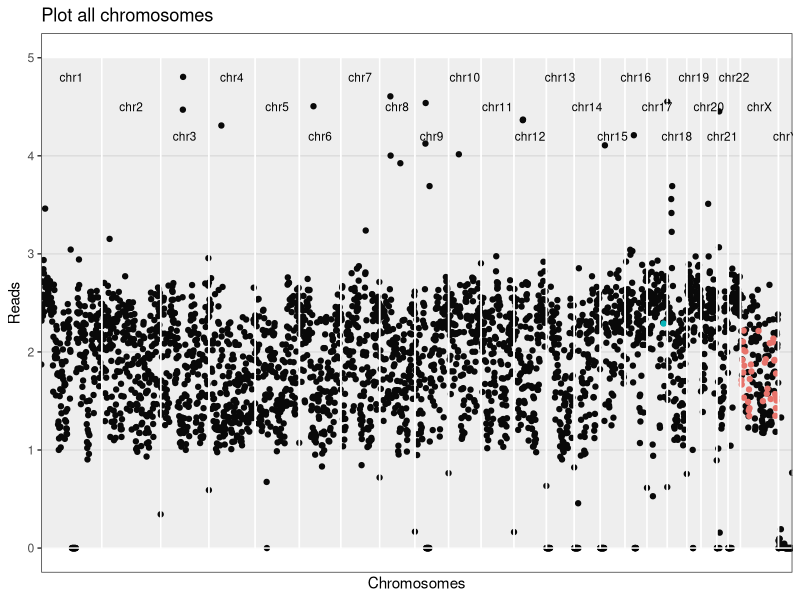
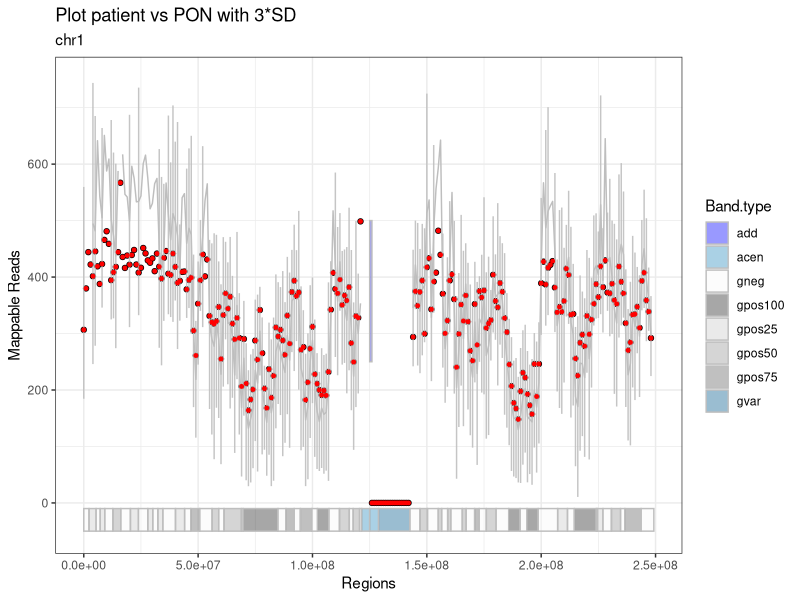
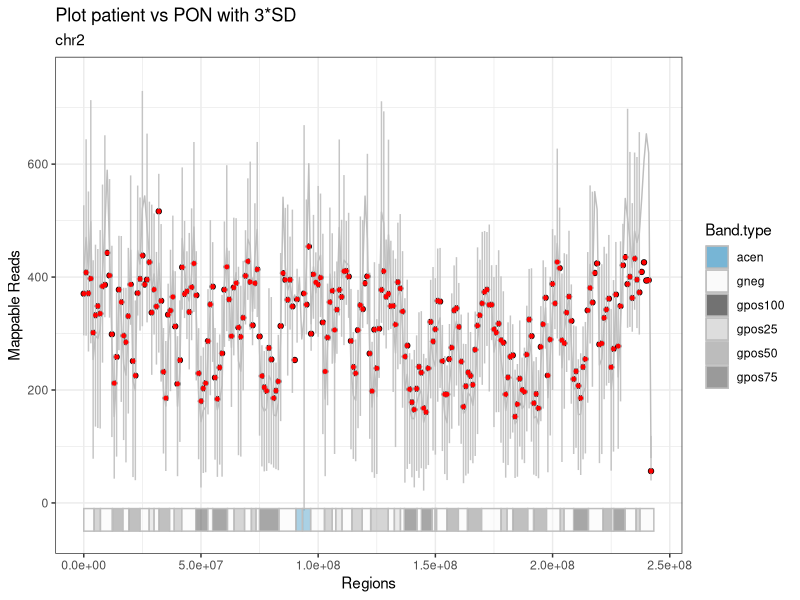
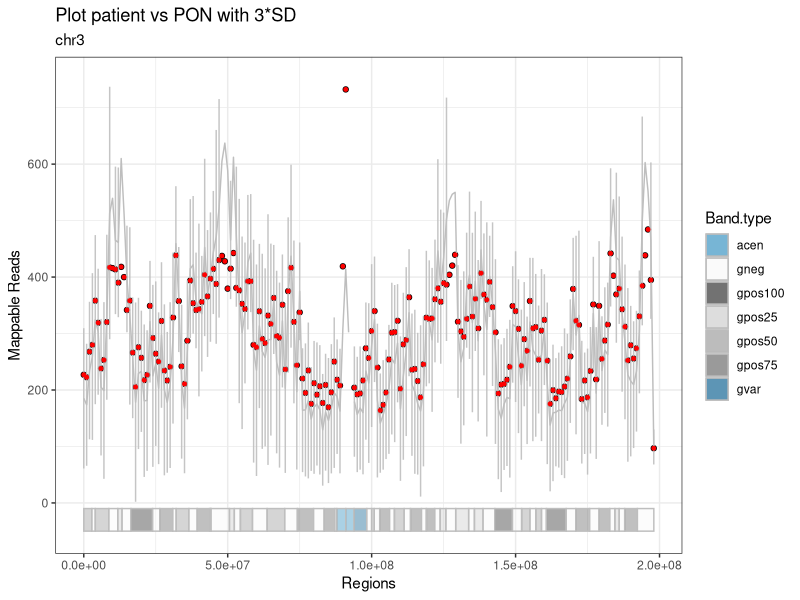
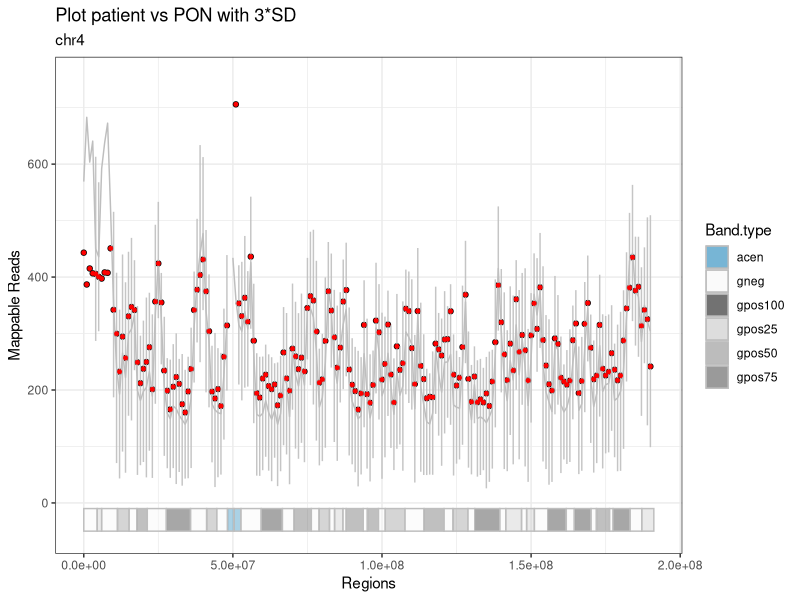
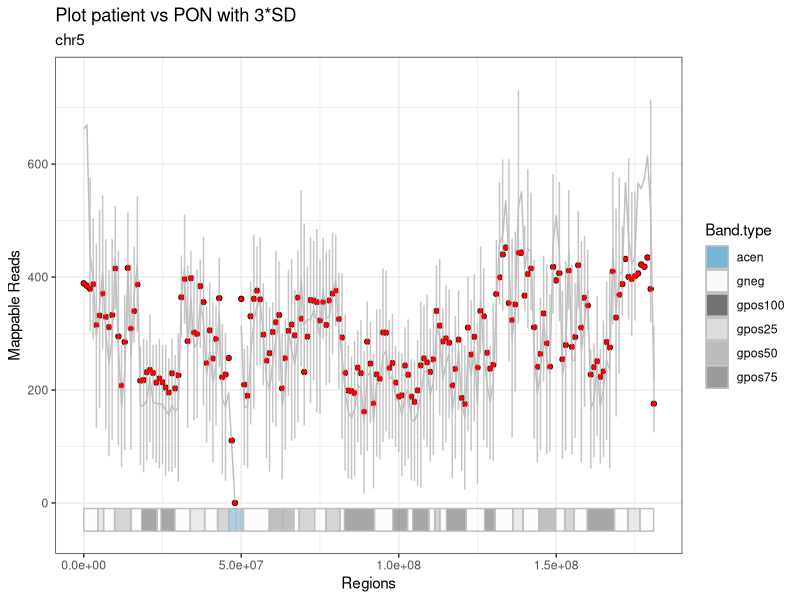
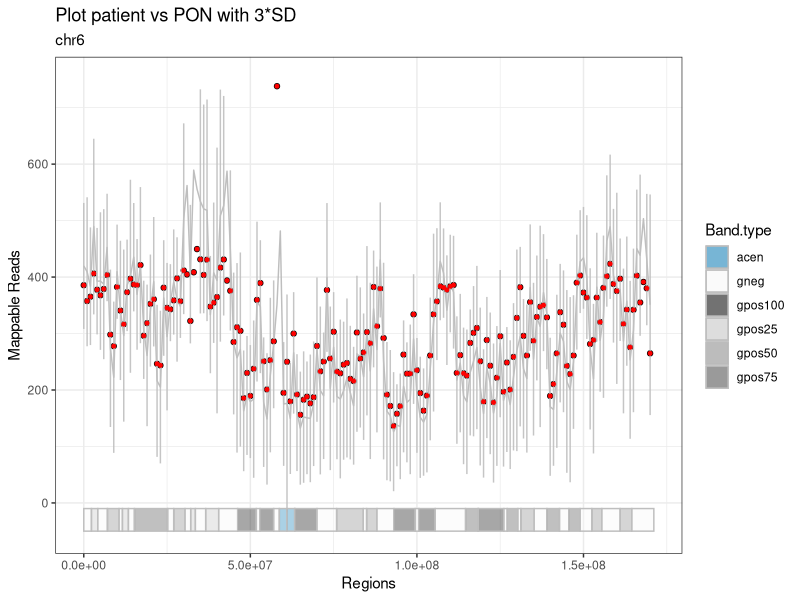
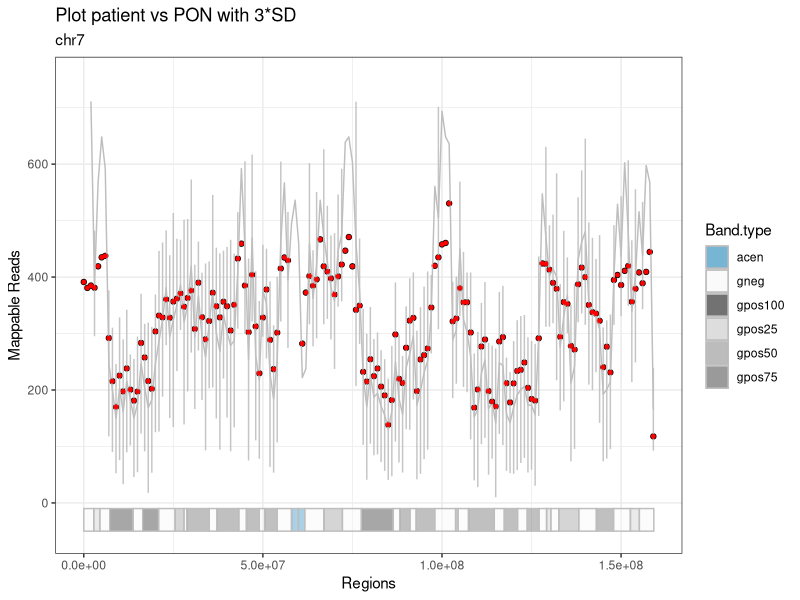

Reproduce these figures in R, in order.
## ---- chunk 1
knitr::opts_knit$set(root.dir = "/media/vera/big_data/coriandR/output/15983MLL/")
knitr::opts_chunk$set(warning = FALSE, message = FALSE) 
## ---- chunk 2
patient.data = read.table("patient.data.tsv", stringsAsFactors = F)
patient_name = patient.data[1, 2]
gender = as.character(patient.data[2, 2])
paste0("Patient ", patient_name)
## ---- chunk 3

# librarys
library(ggplot2)
library(knitr)


###################################################################################################
# VORBEREITEN
###################################################################################################

# SCHRITT 1
# Daten einlesen: Patient, PON, Giemsa-Bands, alle Gene und eine Auswahl der relevanten.

patient = read.table("patient.fc.tsv", header=TRUE, row.names = 1, stringsAsFactors = F) 
bin_data = read.table("pon.tsv", header=TRUE, row.names = 1, stringsAsFactors = F)
bin_data$Start = as.integer(bin_data$Start)
bin_data$End = as.integer(bin_data$End)
# pon wurde bereits erzuegt, normalisiert und mit den statistischenwerten versehen!

cytobands = read.table("../../tables/cytobands.tsv", header=TRUE, row.names = 1, stringsAsFactors = F)
# die farben sind bereits enthalten!
cancer_genes = read.table("../../tables/cancer.driver.genes_unique.and.goi.aml.csv", header=TRUE, sep = "\t",
                          stringsAsFactors = F)
all_genes = read.table("../../tables/all_genes.tsv", header=TRUE, row.names = 1, stringsAsFactors = F)
all_genes$start = as.integer(all_genes$start)
all_genes$end = as.integer(all_genes$end)

## ---- chunk 4
stats = read.table("mapping.stats.tsv", stringsAsFactors = F)
stats[nrow(stats) +1, ] = list(as.character("unique_mapped_reads"), sum(patient[ , 6]))
stats[nrow(stats) +1, ] = list(as.character("patient ID"), patient_name)
stats[nrow(stats) +1, ] = list(as.character("gender"), gender)

library(knitr)
kable(stats, digits = 0, col.names = NULL, align = "l")
## ---- chunk 5

# SCHRITT 2
# PON an das Geschlecht des Patienten anpassen
pon.gender.adjust = function(pon, gender) {
  if (gender == "M") {
    chrn = "chrX"
    pon.copy = pon[pon$Chr == "chrX_M", ]
    pon.copy$Chr = chrn
    pon = rbind(pon, pon.copy)
    
    chrn = "chrY"
    pon.copy = pon[pon$Chr == "chrY_M", ]
    pon.copy$Chr = chrn
    pon = rbind(pon, pon.copy)
    
    pon = pon[!(pon$Chr == "chrX_F" | pon$Chr == "chrY_F" | pon$Chr == "chrX_M" | pon$Chr == "chrY_M"), ]
  }
  
  else {
    chrn = "chrX"
    pon.copy = pon[pon$Chr == "chrX_F", ]
    pon.copy$Chr = chrn
    pon = rbind(pon, pon.copy)
    
    chrn = "chrY"
    pon.copy = pon[pon$Chr == "chrY_F", ]
    pon.copy$Chr = chrn
    pon = rbind(pon, pon.copy)
    
    pon = pon[!(pon$Chr == "chrX_F" | pon$Chr == "chrY_F" | pon$Chr == "chrX_M" | pon$Chr == "chrY_M"), ]
  }
}


# SCHRITT 3
# Die Patientendaten normalisieren
patient_normalization = function(patient, column_number) {
  # TODO: auf Median normalisieren
  # patient = tabelle der patienten
  # column_number = nummer der spalte mit deb patienten-bins
  # (bei einem patienten -> 6) 
  patient_norm <- patient[ , 1:5]
  patient_norm$pat_bins <- patient[ , column_number] / sum(patient[ , column_number]) * (patient[1, 3] - patient[1, 2] + 1)
  # eine neue tabelle mit den allgemeinen daten und den normalisierten patienten-bins
  # normalisierung basiert auf der automatischen erkennung der bin-laenge (differenz end und start der 1. bin)
  # ist also dynamisch
  return(patient_norm)
}

# SCHRITT 4
# Den Patienten als eine neue Spalte zu der PON-Tabelle hinzufügen
unite.data = function(pon, patient) {
  pon$patient = patient$pat_bins
  return(pon)
}

###################################################################################################
# RECHNEN
###################################################################################################

# SCHRITT 5
#Del/amp Bins detektieren
aberration.bins.identifier = function(bin_data, sd_factor) {
  bin_data$aberration = with(bin_data, factor(ifelse(patient < mean - sd_factor * sd, 'del', ifelse(patient > mean + sd_factor * sd, 'add', 'normal')), levels = c('normal', 'add', 'del')))
  return(bin_data)
}


# SCHRITT 6
# Abweichende Bins werden zu ganzen Regionen mit einer gemeinsamen Richtung
# (amplifiziert oder deletiert) zusammengefasst
# und in eine Tabelle hereingeschrieben
region_bring_together = function(bin_data, sd_factor) {
  # die funktion schaut alle chromosome (inkl. geschlechterchr) nach den over/under regionen durch
  # und gibt diese mit den start-/endpunkten in einer tabelle wieder
  regions = data.frame(Chr=character(), Start=integer(), End=integer(), Start.i=integer(), 
                        End.i=integer(), Direction=integer(), stringsAsFactors = F)
  last_chr = 'NULL'
  last_direction = 0 # 0 for normal, -1 for del, +1 for amp
  region_start = 0
  for (i in 1:nrow(bin_data)) {
    if(bin_data$Chr[i] != last_chr) {
      if(last_chr != 'NULL' & last_direction != 0) {
        regions[nrow(regions) + 1, ] = list(as.character(last_chr), bin_data$Start[region_start], 
                                            bin_data$End[i-1], region_start, i, last_direction)
        #eine region wird zugemacht, falls am ende eines chromosoms eine region noch offen war
      }
      last_direction = 0
      region_start = 0
      last_chr = bin_data$Chr[i]
    }

    direction = 0
    if(!is.na(bin_data$patient[i]) & (bin_data$patient[i] < bin_data$mean[i] - sd_factor * bin_data$sd[i])) {
      direction = -1
    } else if(!is.na(bin_data$patient[i]) & (bin_data$patient[i] > 
                                             bin_data$mean[i] + sd_factor * bin_data$sd[i])) {
      direction = +1
    }
    if (direction == last_direction) {
      next()
    }
    if (direction > last_direction) {
      if (last_direction == 0) {
        region_start = i
        # neue del oder amp region wird aufgemacht
      }
      else if (last_direction == -1) {
        regions[nrow(regions) + 1, ] = list(as.character(bin_data$Chr[i]), bin_data$Start[region_start], 
                                            bin_data$End[i-1], region_start, i-1, last_direction)
        # alte del region wird zugemacht
        if (direction == 1) {
          region_start = i
          # neue amp region wird aufgemacht
        }
      }
    } 
    else if (direction < last_direction) {
      if (last_direction == 0) {
        region_start = i
        # neue del region wird aufgemacht
      }
      else if (last_direction == 1) {
        regions[nrow(regions) + 1, ] = list(as.character(bin_data$Chr[i]), bin_data$Start[region_start], 
                                            bin_data$End[i-1], region_start, i-1, last_direction)
        # alte amp region wird zugemacht
        if (direction == -1) {
          region_start = i
          # neue del region wird aufgemacht
        }
      }
    }
    last_direction = direction
  }
  if(last_direction != 0) {
    regions[nrow(regions) + 1, ] = list(as.character(bin_data$Chr[i]), bin_data$Start[region_start], 
                                        bin_data$End[i-1], region_start, i, last_direction)
    #eine region wird zugemacht, falls bei dem allerletzten chromosom eine region noch offen war
  }
  return(regions)
}

###################################################################################################
# REPORTEN
###################################################################################################

# SCHRITT 7
# Die Regionen werden zu größeren Regionen zusammengefasst, deren Werte gegen die
# Werte des PONs an der gleichen Stelle geprüft werden
# Momentan noch 3*SD-Statistik.
region_merge = function(bin_data, regions, sd_factor) {
  regions_merged = data.frame(Chr=character(), Start=integer(), End=integer(), Start.i=integer(), 
                               End.i=integer(), Direction=factor(levels=c('add', 'del')),
                               stringsAsFactors = F)
  
  if(nrow(regions) < 1) return(regions_merged)
  
  regions_merged[1,] = list(as.character(regions$Chr[1]), 
                            regions$Start[1], 
                            regions$End[1],
                            regions$Start.i[1],
                            regions$End.i[1],
                            ifelse(regions$Direction[1]==1, 'add', 'del'))
  m = 1 #der zaehler in der tabelle "regions_merged"
  mean_region = 0
  mean_pon = 0
  sd_pon = 0
  
  for (r in 2:nrow(regions)) {
    if (regions_merged$Chr[m] != regions$Chr[r] | regions_merged$Direction[m] != regions$Direction[r]) {
      # mergen nur, wenn auf dem selben chr.
      regions_merged[nrow(regions_merged) + 1, ] = list(Chr=as.character(regions$Chr[r]), 
                                                        Start=regions$Start[r], 
                                                        End=regions$End[r],
                                                        Start.i=regions$Start.i[r],
                                                        End.i=regions$End.i[r],
                                                        Direction=ifelse(regions$Direction[r]==1, 'add', 'del'))
      # die region auf einem neuen chr oder mit einer anderen richtung zu der neuen tabelle hinzufuegen
      m = nrow(regions_merged)
      # das ist die region, von der aus betrachtet wird
      next
    }
    bin_start = regions_merged$Start.i[m]
    bin_end = regions$End.i[r]
    
    mean_region = mean(c(bin_data$patient[bin_start]:bin_data$patient[bin_end]), na.rm = TRUE)
    mean_pon = mean(c(bin_data$mean[bin_start:bin_end]), na.rm = TRUE)
    #die mittelwerte der betroffenen bins inkl. "normale" chr.abschnitte bei dem patienten und pon
    sd_pon <- mean(bin_data$sd[bin_start:bin_end])
    
    if (mean_region > mean_pon + sd_factor*sd_pon | mean_region < mean_pon - sd_factor*sd_pon) {
      # wenn die mittelwerte der betroffenen bins immer noch signifikant hoch/runter sind -> mergen
      regions_merged[m, ] = list(as.character(regions$Chr[r]), 
                                 regions_merged$Start[m], 
                                 regions$End[r],
                                 bin_start,
                                 bin_end,
                                 ifelse(regions$Direction[r]==1, 'add', 'del'))
    } 
    else {
      regions_merged[nrow(regions_merged) + 1, ] = list(Chr=as.character(regions$Chr[r]), 
                                                        Start=regions$Start[r], 
                                                        End=regions$End[r],
                                                        Start.i=regions$Start.i[r],
                                                        End.i=regions$End.i[r],
                                                        Direction=ifelse(regions$Direction[r]==1, 'add', 'del'))
    }
    m <- nrow(regions_merged)
  }
  return(regions_merged)
}


# SCHRITT 8
# Hier werden abweichende Banden aus den Bins detektiert
# Herausforderungen dabei ist, dass die Bins und die Bands in verschiedenen Schritten laufen,
# so kann eine Bande 100.000 Schritte haben
bins2bands = function(bin_data, cytobands, sd_factor) {
  last_chr = 'NULL'
  direction = 0 # die richtung der abweichenden bande (over, under)
  
  bands = data.frame(Chr=character(), Name=character(), Start=integer(), End=integer(),
                     Sum.pat=integer(),
                     Sum.pon=integer(), Direction=integer(),
                     stringsAsFactors = F)
  
  for (c in 1:nrow(cytobands)) {
    # Selektieren der Zeilen mit benötigten Eigenschften
    # hier gibt es mehrere faelle, da die schritte der bind und banden nicht gleich sind
    # und mehrere bins in einer bande sein koennen
    # bzw. auch  kleine bands in einer bin
    
    # die bedingung, dass die chromosome der banden und das patienten
    # gleich sind, muss immer erfuellt sein
    
    sel = as.character(bin_data$Chr) == as.character(cytobands$Chr[c]) &
      # fall 1: die bin ist kleiner als die band
      ((bin_data$Start >= cytobands$Start[c] & bin_data$End <= cytobands$End[c]) |
         # fall 2: die bin ist zwischen 2 bands, liegt aber eher in der betrachteten bin,
         # weil das ende von der bin naeher zum ende der band liegt, als der
         # anfang zum anfang der naechsten
         # die 2. bedingung wurde eingebaut, um zu verhindern, dass die bins vor der aktuellen
         # band mitselektiert werden
         ((bin_data$Start < cytobands$End[c]) &
            (bin_data$End > cytobands$Start[c]) &
            ((cytobands$End[c] - bin_data$Start) >= (bin_data$End - cytobands$End[c]))) |
         # fall 3: die bin ist zwischen 2 bands, liegt aber eher in der
         # betrachteten bin
         # weil der anfang von der bin naeher zum anfang der band liegt, als das ende
         ((bin_data$Start < cytobands$Start[c]) &
            ((bin_data$End - cytobands$Start[c]) > (cytobands$Start[c] - bin_data$Start))))
    # fall 4: die band ist kleiner als die bin,
    # dann greift die bedingung 2 oder 3, je nach werten
    
    band.pat = bin_data[sel, "patient"]
    band.pon = colSums((bin_data[sel, grep(".bam", colnames(bin_data))]), na.rm = TRUE)
    sum_pat = sum(band.pat, na.rm = TRUE)
    # summe der werte der bins in dieser band fuer den patienten
    sum_pon = mean(band.pon, na.rm = TRUE)
    # mittelwert der summe der bins in dem pon
    sd_bands = sd(band.pon, na.rm = TRUE)
    # standartabweichung fur die bins in der band
    if (sum_pat > sum_pon + sd_factor*sd_bands) {
      direction = +1 # die bande ist amp
    }
    else if (sum_pat < sum_pon - sd_factor*sd_bands) {
      direction = -1 # die bande ist del
    }
    
    bands[nrow(bands) + 1, ] = list(as.character(cytobands$Chr[c]),
                                    as.character(cytobands$Name[c]),
                                    cytobands$Start[c],
                                    cytobands$End[c],
                                    sum_pat,
                                    sum_pon,
                                    direction)
    direction = 0
  }
  return(bands)
}


# SCHRITT 9
# Hier werden Banden zusammengefasst und fuer den Report vorbereitet
karyotype = function(bands) {
  suspected_bands = bands[bands$Direction != 0, ]
  
  # bands mergen, wie bei den regions, nur ohne statistische validierung
  suspected_bands$last_Name = suspected_bands$Name
  karyotype_to_report = suspected_bands[1, ]
  
  karyotype_to_report$Aberration = NA
  if(nrow(suspected_bands) < 2) return(karyotype_to_report)
  
  k = 1
  # der zaehler in der tabelle karyotype_to_report
  for (s in 2:nrow(suspected_bands)) {
    if (karyotype_to_report$Chr[k] == suspected_bands$Chr[s] &
        karyotype_to_report$Direction[k] == suspected_bands$Direction[s] &
        karyotype_to_report$End[k] == suspected_bands$Start[s]) {
      karyotype_to_report$last_Name[k] = suspected_bands$Name[s]
      karyotype_to_report$End[k] = suspected_bands$End[s]
      next
    }
    else {
      karyotype_to_report[nrow(karyotype_to_report) +1, ] = suspected_bands[s, ]
      # die bande auf einem neuen chr oder mit einer anderen richtung hinzufuegen
      k = nrow(karyotype_to_report)
      # das ist jetzt die bande, von der aus betrachtet wird
    }
  }
  
  for (a in 1:nrow(karyotype_to_report)) {
    karyotype_to_report[a, "Aberration"] = as.character(paste0(karyotype_to_report$Direction[a], "(",
                                                               suspected_bands$Chr[a], ")(",
                                                               suspected_bands$Name[a],
                                                               suspected_bands$last_Name[a], ")"))
  }
  
  karyotype_to_report$Aberration = as.character(paste0(ifelse(karyotype_to_report$Direction == 1, "add", "del"), "(",
                                                       karyotype_to_report$Chr, ")(",
                                                       karyotype_to_report$Name,
                                                       karyotype_to_report$last_Name, ")"))
  return(karyotype_to_report)
}


# SCHRITT 10
# Die Gene, die in den abweichenden Banden liegen, werden detektiert
# und an eine Tabelle übergeben
genes_finder = function(bin_data, all_genes, cancer_genes, sd_factor) {
  suspected_bins <- data.frame(Chr=character(), Start=integer(), End=integer(), Bin=integer(),
                               Aberration=character(), stringsAsFactors = F)
  # Hier werden alle Bins gespeichert, die von pon_mean +/- 3*SD abweichen
  g=0
  for (g in 1:nrow(bin_data)) {
    if (!is.na(bin_data$patient[g]) &
        (bin_data$patient[g] < (bin_data$mean[g] - sd_factor * bin_data$sd[g]))) {
      suspected_bins[nrow(suspected_bins) + 1, ] = list(as.character(bin_data$Chr[g]), 
                                                        bin_data$Start[g], 
                                                        bin_data$End[g],
                                                        bin_data$patient[g],
                                                        as.character("del"))
    }
    
    else if (!is.na(bin_data$patient[g]) &
             (bin_data$patient[g] > (bin_data$mean[g] + sd_factor * bin_data$sd[g]))) {
      suspected_bins[nrow(suspected_bins) + 1, ] = list(as.character(bin_data$Chr[g]), 
                                                        bin_data$Start[g], 
                                                        bin_data$End[g],
                                                        bin_data$patient[g],
                                                        as.character("amp"))
    }
  }

  special_genes = all_genes[all_genes$symbol %in% cancer_genes$genes,]
  special_genes$aberration = 'norm'
  special_genes$found = 0
  
  for(i in 1:nrow(special_genes)) {
    bins = suspected_bins[suspected_bins$Chr == special_genes$chr[i] & (suspected_bins$Start <= special_genes$start[i] & special_genes$start[i] <= suspected_bins$End |
                                                                          suspected_bins$Start <= special_genes$end[i] & special_genes$end[i] <= suspected_bins$End),]
    if(nrow(bins) == 0) {next}
    special_genes$found[i] = 1
    if(all(bins$Aberration == 'amp')) {special_genes$aberration[i] = 'amp'}
    if(all(bins$Aberration == 'del')) {special_genes$aberration[i] = 'del'}
  }

  reported_genes = special_genes[special_genes$found == 1 & (special_genes$aberration == "amp" | special_genes$aberration == "del"), ]

  return(reported_genes)
}


# SCHRITT 11
# Diese Funktion soll die Plots generieren. Bestandteile des Plots zur Zeit sind:
# 1) Punkte aus den gemappten Patientendaten
# 2) Eine Linie fuer die PON-Daten
# 3) Errorbar fuer 3*SD der PON-Daten an dieser Stelle
# 4) Del/amp Regionen
# 5) Ein Ideogram zur besseren raemlichen Orientierung fuer die Kliniker


plot_bins_regions_ideogram <- function(bin_data, cytobands, region_merged,
                                       chrn, sd_factor) {

  x <- bin_data[bin_data$Chr == chrn, "Start"]
  y <- bin_data[bin_data$Chr == chrn, "patient"]
  plot_patient <- qplot(x, y, ylim=c(-50, 750)) +
                  geom_line(aes(x = bin_data[bin_data$Chr == chrn, "Start"],
                                y = bin_data[bin_data$Chr == chrn, "mean"]),
                                color = "gray", linetype = "solid") +
                  geom_errorbar(aes(x = bin_data[bin_data$Chr == chrn, "Start"],
                                    ymin = bin_data[bin_data$Chr == chrn, "mean"] - 
                                    sd_factor * bin_data[bin_data$Chr == chrn, "sd"], 
                                    ymax = bin_data[bin_data$Chr == chrn, "mean"] + 
                                    sd_factor * bin_data[bin_data$Chr == chrn, "sd"]),
                                width=0.1, color = "gray", alpha = 0.9, na.rm = TRUE) +
    # na.rm = TRUE bedeutet, dass die fehlenden Werte keine fehlermeldungen mehr verursachen
    
                  geom_point(aes(x = x, y = bin_data[bin_data$Chr == chrn, "patient"]),
                                 shape = 19, color = "red", size = 1) +
    #das eigentliche ideogram
                  geom_rect(data = cytobands[cytobands$Chr == chrn, ],
                    aes(NULL, NULL, xmin = Start, xmax = End, fill = Band.type),
                        ymin = -50, ymax = -10, color = "gray", size = 0.5, alpha = 0.4) +
                  scale_fill_manual(values=c("acen" = "#2b8cbe", "gneg" = "#f7f7f7", "gpos100" = "#252525",
                                             "gpos25" = "#cccccc", "gpos50" = "#969696",
                                             "gpos75" = "#636363", "gvar" = "#045a8d", "stalk" = "#be8c2b",
                                              "add" = "blue", "del" = "red")) +
    
    # die regione einzeichnen
                  geom_rect(data = region_merged[region_merged$Chr == chrn,],
                            aes(NULL, NULL, xmin = Start, xmax = End, fill = Direction),
                                #ymin = median(patient[patient$Chr == chrn, 6]),
                                #ymax = median(pon[pon$Chr == chrn, "mean"]),
                                ymin = 250,
                                ymax = 500,
                                color = "gray", size = 0.5, alpha = 0.4) +
    
                  theme_bw() +
                  labs(title = "Plot patient vs PON with 3*SD", subtitle = chrn,
                  x = "Regions", y = "Mappable Reads")
  print(plot_patient)
  return(plot_patient)
}


# SCHRITT 12
# Eine Schleife, um die Plots für alle Chromosomen zu erstellen
# und diese in einem neuen Ordner zu speichern
create.plots <- function(path.output, patient_name, bin_data, cytobands, region_merged, sd_factor) {
  
  setwd(path.output)
  dir.create(paste0("Patient.", patient_name))
  setwd(paste0("Patient.", patient_name))
  
  chrn= "chr0"
  for (chrn in unique(bin_data$Chr)) {
    plot_patient = plot_bins_regions_ideogram(bin_data, cytobands, region_merged,
                                              chrn, sd_factor)
    ggsave(filename = paste0("Plot.", chrn, ".png"))
  }
}


# SCHRITT 15
# Plot Uebersicht ueber alle Chromosomen nebeneinander
# Die Bins als Punkte, keine PON-Daten
# Patienten-Daten normalisiert auf 0
# Die Y-Achse geht von 1 bis -1
# Die amp/del Bins weichen nach obenm oder unten ab, sind farblich markiert
# Duenne graue Linien am Ende jedes Chromosoms
# Die X-Achse als die Koordinaten im ganzen Genom
# Unterhalb der X-Achse die Chromosomen-Nummern
# Eine Amplifikation hat mehr Gen-Kopien als Gain, diese Aufteilung (siehe Fig. 1 im iCHORcna Paper)
# sollte auch von uns beibehalten werden.
plot_genome_wide_cnv = function(bin_data) {
  # eine Tabelle mit den globalen Koordinaten fuer alle Chromosomen
  coordinates_genome_wide <- data.frame(Chr=character(), Start=integer(), End=integer(), Offset=integer(),
                                        stringsAsFactors = F)
  for (w in unique(bin_data$Chr)) {
    coordinates_genome_wide[nrow(coordinates_genome_wide) + 1, ] = list(as.character(w),
                                                                        0,
                                                                        0,
                                                                        0)
  }

  # die Koordinaten fuer die Enden setzen
  coordinates_genome_wide[ , "End"] = sapply(coordinates_genome_wide$Chr, function (c) max(bin_data[bin_data$Chr == c, "End"]))
  # die versetzten Koordinaten setzen - so entstehen globale Koordinaten
  # coordinates_genome_wide[ , 4] = cumsum(1:(nrow(coordinates_genome_wide)-1))
  coordinates_genome_wide[ , "Offset"] = cumsum(as.numeric(coordinates_genome_wide[ , "End"]))
  coordinates_genome_wide[ , "Offset"] = c(0, coordinates_genome_wide[(1:nrow(coordinates_genome_wide)-1), "Offset"])
  coordinates_genome_wide[ , "global_End"] = cumsum(as.numeric(coordinates_genome_wide[ , "End"]))
  
  for (z in 1:nrow(coordinates_genome_wide)) {
    coordinates_genome_wide[z, "median"] = (coordinates_genome_wide[z, "Offset"] + coordinates_genome_wide[z, "global_End"])/2
  }
  
  bin_data$Offset = sapply(bin_data$Chr, function(c) coordinates_genome_wide$Offset[coordinates_genome_wide$Chr == c])
  bin_data$global_Start = bin_data$Start+bin_data$Offset
  # die koordinaten fuer die bins sind damit festgelegt, die vorbereitung ist abgeschlossen

  # plotten!
  bin_data$pat_norm <- (bin_data[ , "patient"]/ median(bin_data[ , "patient"]))*2
  plot_all_chromosomes <- qplot(global_Start, pat_norm, 
                                data = bin_data[bin_data$aberration == "normal", ], ylim=c(0, 5)) +
    geom_point(data = bin_data[bin_data$aberration == "add", ], 
               aes(x = bin_data[bin_data$aberration == "add", "global_Start"], 
                   y = bin_data[bin_data$aberration == "add", "pat_norm"], color = "blue")) +
    geom_point(data = bin_data[bin_data$aberration == "del", ], 
               aes(x = bin_data[bin_data$aberration == "del", "global_Start"], 
                   y = bin_data[bin_data$aberration == "del", "pat_norm"], color = "orange")) +
    geom_rect(data = coordinates_genome_wide,
              aes(NULL, NULL, xmin = Offset, xmax = global_End,
                  ymin = 0,
                  ymax = 5),
              color = "white", size = 0.5, alpha = 0.1) +
    geom_text(data = coordinates_genome_wide,
              aes(x = median, y = c(4.8, 4.5, 4.2, 4.8, 4.5, 4.2, 4.8, 4.5, 4.2, 4.8, 4.5, 4.2, 4.8, 4.5, 4.2, 4.8, 4.5, 4.2, 4.8, 4.5, 4.2, 4.8, 4.5, 4.2) , label = Chr), size = 3) +
    theme_bw() +
    theme(panel.grid.minor=element_blank(), axis.text.x = element_blank(), legend.position="none") +
    scale_x_discrete(breaks = coordinates_genome_wide[ , "Offset"],
                     labels = coordinates_genome_wide[ , "Chr"]) +
    labs(title = "Plot all chromosomes", x = "Chromosomes", y = "Reads")
  return(plot_all_chromosomes)
}
## ---- chunk 6
bin_data = pon.gender.adjust(bin_data, gender)
patient = patient_normalization(patient, 6)
bin_data = unite.data(bin_data, patient)
sd_factor = 3
bin_data = aberration.bins.identifier(bin_data, sd_factor)

regions = region_bring_together(bin_data, sd_factor)
region_merged = region_merge(bin_data, regions, sd_factor)

bands = bins2bands(bin_data, cytobands, sd_factor)
karyotype_to_report = karyotype(bands)

reported_genes = genes_finder(bin_data, all_genes, cancer_genes, sd_factor)

# create.plots(path.output, patient_name, bin_data, cytobands, region_merged, sd_factor)
plot_all_chromosomes = plot_genome_wide_cnv(bin_data)
## ---- chunk 7
kable(karyotype_to_report$Aberration, col.names = NULL, align = "l", "html")

## ---- chunk 8
kable(reported_genes[ , 1:6], align = "l")
## ---- chunk 9
plot_all_chromosomes
## ---- chunk 10

chrn= "chr0"
  for (chrn in unique(patient$Chr)) {
    plot_patient = plot_bins_regions_ideogram(bin_data, cytobands, region_merged,
                                              chrn, sd_factor)
  }
